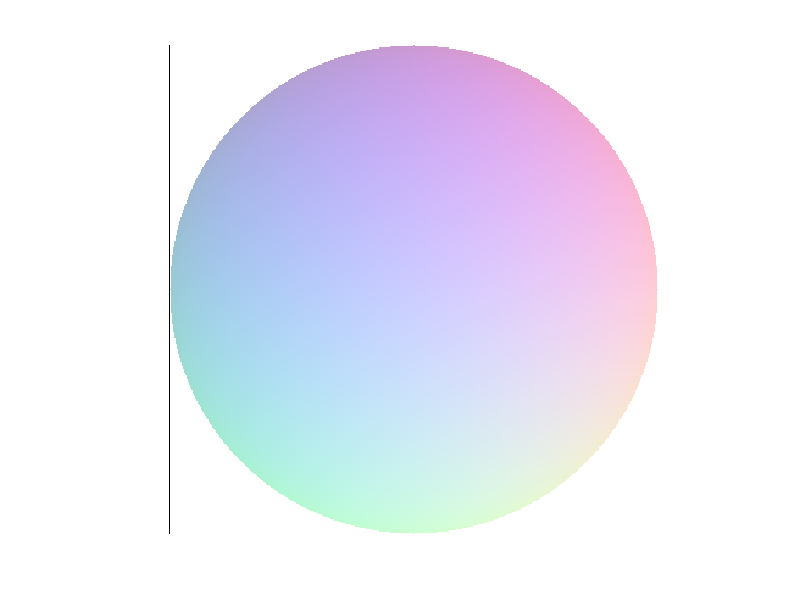

Here is the MATLAB script that generated this plot: (Note: this script raises an error after producing the figure.)
clear; close all; clc;

demoFolder = 'demoFolder';
if ~isdir(demoFolder)
    mkdir(demoFolder);
end
%%
[x,z] = meshgrid(-1:0.005:1, -1:0.005:1);
z=-z;
M = x.^2+z.^2;
M = M<=1;
x = x.*M;
z = z.*M;
y = sqrt(abs(1-x.^2-z.^2));
y = y.*M;
im = cat(3,-x,z,y);

im = flipud(im);
im = fliplr(im);

imDemo = bsxfun(@times,(im/5+0.8), M);
imDemo = imDemo./max(imDemo(:));

A = sum(abs(imDemo),3);
A = find(A==0);
for i = 1:3
    tmp = imDemo(:,:,i);
    tmp(A) = 1;
    imDemo(:,:,i) = tmp;
end

addpath('exportFig');
imagesc(imDemo); axis image off;
export_fig(fullfile(demoFolder, 'colorRefPieChart.eps'));